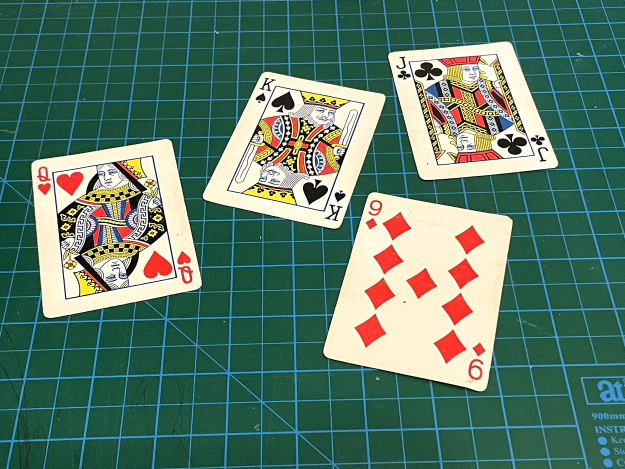
//> input picture openCV-cpp/Resources/cards.jpg, 1250 x 938 px, given in place of the camera (shown at 1/2 size)
$ ./exp3   (built with g++ and OpenCV 4)
//> lines starting //> are read from the running program, lines starting //| are printed output that depends on the picture; after the words box and inside, x2 and y2 are one past the last pixel; in counts of white or black regions, pixels touching at a corner belong together
#include <opencv2/imgcodecs.hpp>
#include <opencv2/highgui.hpp>
#include <opencv2/imgproc.hpp>
#include <iostream>

using namespace cv;
using namespace std;

/////////////////// Doc viewer webCam ////////////////////

Mat imgOriginal, imgThre, imgGray, imgBlur, imgCanny, imgDil;

vector<Point> getContour(Mat img)
{

	vector<Point> biggestContour = {{0, 0}};

	vector<vector<Point>> contours;
	vector<Vec4i> hierarchy;

	findContours(img, contours, hierarchy, RETR_EXTERNAL, CHAIN_APPROX_SIMPLE);
	// drawContours(img, contours, -1, Scalar(255, 0, 255), 2);

	vector<vector<Point>> polyConerPoints(contours.size());
	vector<Rect> boundRect(contours.size());
	string shapeName;

	int maxarea = 0;

	for (int i = 0; i < contours.size(); i++)
	{

		int area = contourArea(contours[i]);
		if (area > 1000)
		{
			float peri = arcLength(contours[i], true);
			approxPolyDP(contours[i], polyConerPoints[i], 0.02 * peri, true);
			int objCorner = (int)polyConerPoints[i].size();

			if (objCorner == 4 and maxarea < max(area, maxarea))
			{
				maxarea = area;
				biggestContour = {polyConerPoints[i][0], polyConerPoints[i][1], polyConerPoints[i][2], polyConerPoints[i][3]};
				drawContours(imgOriginal, polyConerPoints, i, Scalar(255, 0, 255), 2);
			}
		}
	}
	return biggestContour;
}

Mat preProcessing(Mat img)
{

	cvtColor(img, imgGray, COLOR_BGR2GRAY);
	GaussianBlur(imgGray, imgBlur, Size(3, 3), 3, 0);
	Canny(imgBlur, imgCanny, 25, 75);

	Mat kernel = getStructuringElement(MORPH_RECT, Size(3, 3));
	// size is directly proportional to the amount of dilation

	dilate(imgCanny, imgDil, kernel);

	return imgDil;
}

void draw(vector<Point> points)
{

	for (int i = 0; i < points.size(); i++)
	{
		circle(imgOriginal, points[i], 10, Scalar(65, 42, 244), FILLED);
		// (image, center point, radius, color, thickness/FILLED)

		// putText(imgOriginal,to_string( i + 1), points[i], FONT_HERSHEY_DUPLEX, 1, Scalar(255, 0, 0), 2);
		//(image, text, left_lower_point, font_family, scale, color, width);
	}
}

vector<Point> order(vector<Point> points)
{

	vector<int> sumPoints, diffPoints;
	vector<Point> finalPoints;

	for (int i = 0; i < points.size(); i++)
	{
		sumPoints.push_back((points[i].x + points[i].y));
		diffPoints.push_back((points[i].x - points[i].y));
	}

	finalPoints.push_back(points[(min_element(sumPoints.begin(), sumPoints.end()) - sumPoints.begin())]);	 // 1st point
	finalPoints.push_back(points[(max_element(diffPoints.begin(), diffPoints.end()) - diffPoints.begin())]); // 2nd point
	finalPoints.push_back(points[(min_element(diffPoints.begin(), diffPoints.end()) - diffPoints.begin())]); // 3rd point
	finalPoints.push_back(points[(max_element(sumPoints.begin(), sumPoints.end()) - sumPoints.begin())]);	 // 4th point

	for (auto e : finalPoints)
	{
		cout << "(" << e.x << "," << e.y << ")"
			 << ",  ";
	}
	cout << "\n";

	return finalPoints;
}

Mat wrapping(vector<Point> points)
{

	float w = 350, h = 475;
	Mat matrix, imgWarp;

	Point2f src[4] = {points[0], points[1], points[2], points[3]};
	Point2f dst[4] = {{0.0f, 0.0f}, {w, 0.0f}, {0.0f, h}, {w, h}};

	matrix = getPerspectiveTransform(src, dst);
	warpPerspective(imgOriginal, imgWarp, matrix, Point(w, h));

	int cropValue = 10;

	Rect roi(cropValue, cropValue, w - (2 * cropValue), h - (2 * cropValue));

	imgWarp = imgWarp(roi);

	return imgWarp;
}

void main()
{

	VideoCapture cap(0);

	while (true)
	{ // gives error when no images is left

		cap.read(imgOriginal);
//> imgOriginal is the input picture: 938 rows x 1250 cols, CV_8UC3; mean B, G, R 104.7, 121.3, 89.3
		// preprocessing
		imgThre = preProcessing(imgOriginal);
//> in preProcessing, `cvtColor(img, imgGray, COLOR_BGR2GRAY);`:
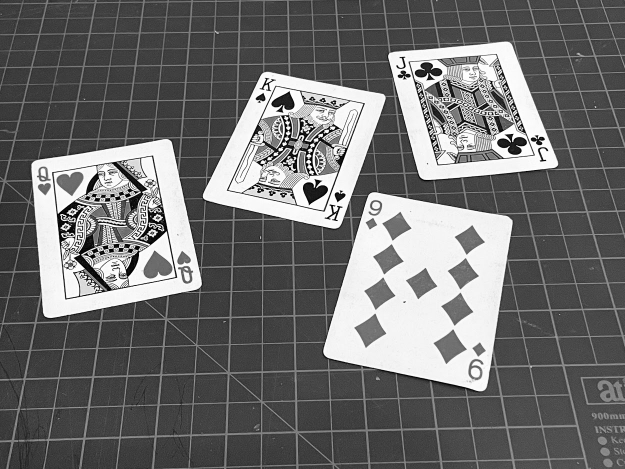
//> imgGray: 938 rows x 1250 cols, CV_8UC1 (shown at 1/2 size); min 0, max 255, mean 109.9
//> in preProcessing, `Canny(imgBlur, imgCanny, 25, 75);`:
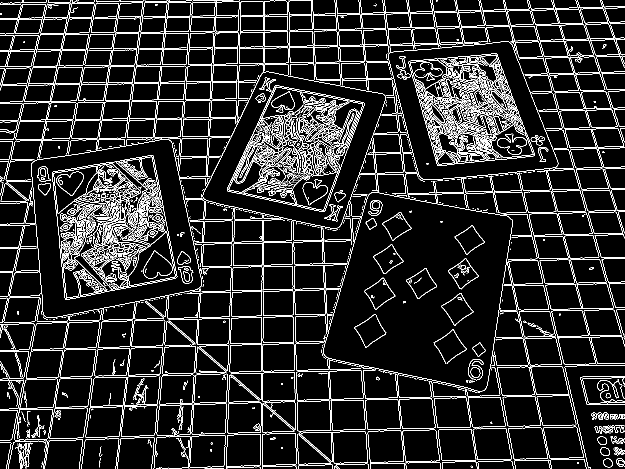
//> imgCanny: 938 rows x 1250 cols, CV_8UC1 (shown at 1/2 size); 9.6% white in thin lines or dots
//> in preProcessing, `dilate(imgCanny, imgDil, kernel);`:
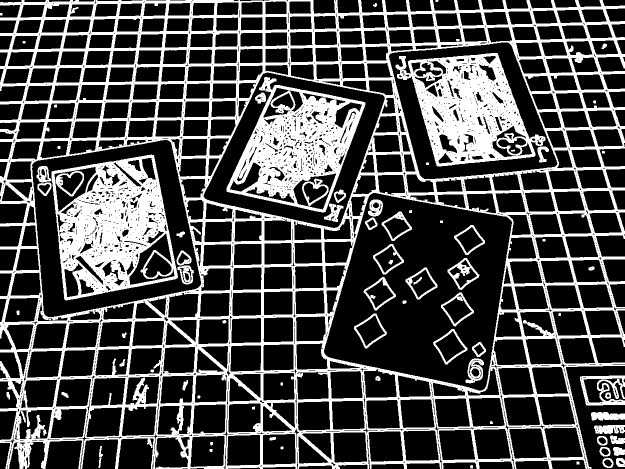
//> imgDil: 938 rows x 1250 cols, CV_8UC1 (shown at 1/2 size); 29.1% white; 80 white regions (1 under 20 px)

		// getContour for biggest contour
		vector<Point> initialPoint = getContour(imgThre);
//> in getContour, `findContours(img, contours, hierarchy, RETR_EXTERNAL, CHAIN_APPROX_SIM..`: contours = 20 contours, 3 with area under 20; largest, box (x1, y1, x2, y2) and area: (0, 0, 1250, 938) 1076906, (1160, 751, 1250, 811) 3678, (1182, 824, 1250, 841) 836, (1188, 850, 1250, 868) 804, (1205, 916, 1227, 936) 330
//> in getContour, `vector<vector<Point>> polyConerPoints(contours.size());`: polyConerPoints = 20 empty contours
//> the loop in getContour, `for (int i = 0; i < contours.size(); i++)` made 20 passes
//> (area, peri, objCorner, maxarea, biggestContour) on pass 20: (1076906, 9218, 4, 1076906, 4 Points (x, y): [0, 5], [11, 937], [1182, 937], [1249, 11])
//> (area, peri, objCorner) on pass 15: (3678, 582.8, 11)
//> after the loop in getContour, `for (int i = 0; i < contours.size(); i++)`:
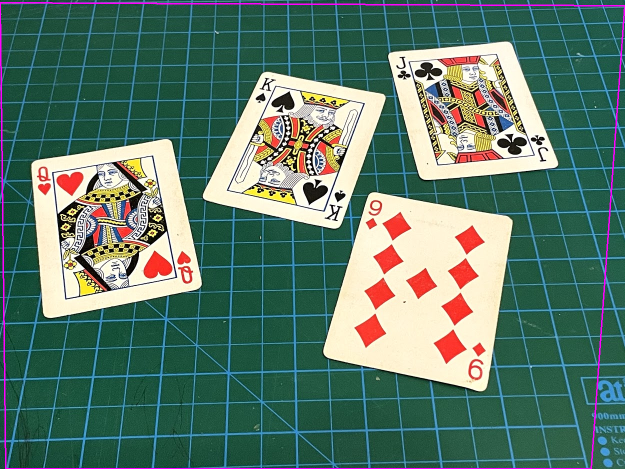
//> imgOriginal: 938 rows x 1250 cols, CV_8UC3 (shown at 1/2 size); 0.99% of pixels changed, all inside (x1, y1, x2, y2) = (0, 4, 1250, 938)
//> after the loop in getContour, `for (int i = 0; i < contours.size(); i++)`: polyConerPoints = 20 entries, 2 filled: 2 contours; box (x1, y1, x2, y2) and area: (0, 5, 1250, 938) 1124174, (1160, 751, 1250, 810) 3692; maxarea = 1076906
//> initialPoint = 4 Points (x, y): [0, 5], [11, 937], [1182, 937], [1249, 11]

		if (initialPoint.size() != 4)
		{
			cout << "NO doc present in frame" << endl;
		}

		else
		{
			// ordering
			vector<Point> finalPoint = order(initialPoint);
//> the loop in order, `for (int i = 0; i < points.size(); i++)` made 4 passes
//> in order, `finalPoints.push_back(points[(min_element(sumPoints.begin(), sumPoints..`: finalPoints = 1 Point (x, y): [0, 5]
//> in order, `finalPoints.push_back(points[(max_element(diffPoints.begin(), diffPoin..`: finalPoints = 2 Points (x, y): [0, 5], [1249, 11]
//> in order, `finalPoints.push_back(points[(min_element(diffPoints.begin(), diffPoin..`: finalPoints = 3 Points (x, y): [0, 5], [1249, 11], [11, 937]
//> in order, `finalPoints.push_back(points[(max_element(sumPoints.begin(), sumPoints..`: finalPoints = 4 Points (x, y): [0, 5], [1249, 11], [11, 937], [1182, 937]
//> the loop in order, `for (auto e : finalPoints)` made 4 passes
//| (0,5),  (1249,11),  (11,937),  (1182,937),
//> finalPoint has the same summary as finalPoints in order

			// draw points
			// draw(finalPoint);

			// wrapping
			Mat finalImg = wrapping(finalPoint);
//> in wrapping, `Point2f src[4] = {points[0], points[1], points[2], points[3]};`: src has the same summary as finalPoints in order
//> in wrapping, `matrix = getPerspectiveTransform(src, dst);`: matrix = [[0.278, -0.00329, 0.0164], [-0.00229, 0.478, -2.39], [-4.83e-06, -6.73e-05, 1]]
//> in wrapping, `warpPerspective(imgOriginal, imgWarp, matrix, Point(w, h));`:
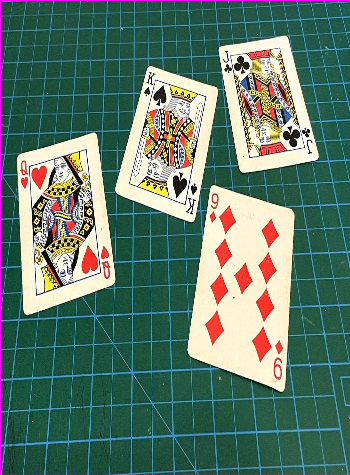
//> imgWarp: 475 rows x 350 cols, CV_8UC3; mean B, G, R 106, 121.6, 92.1
//> in wrapping, `imgWarp = imgWarp(roi);`:
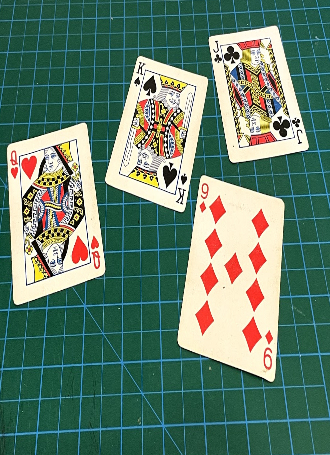
//> imgWarp: 455 rows x 330 cols, CV_8UC3; mean B, G, R 108, 125.5, 96.9

			// imshow("Image Dilation", imgThre);
			imshow("Doc", finalImg);
		}
		imshow("Image", imgOriginal);
		waitKey(1); // delay of 1 milli-second
	}
}
